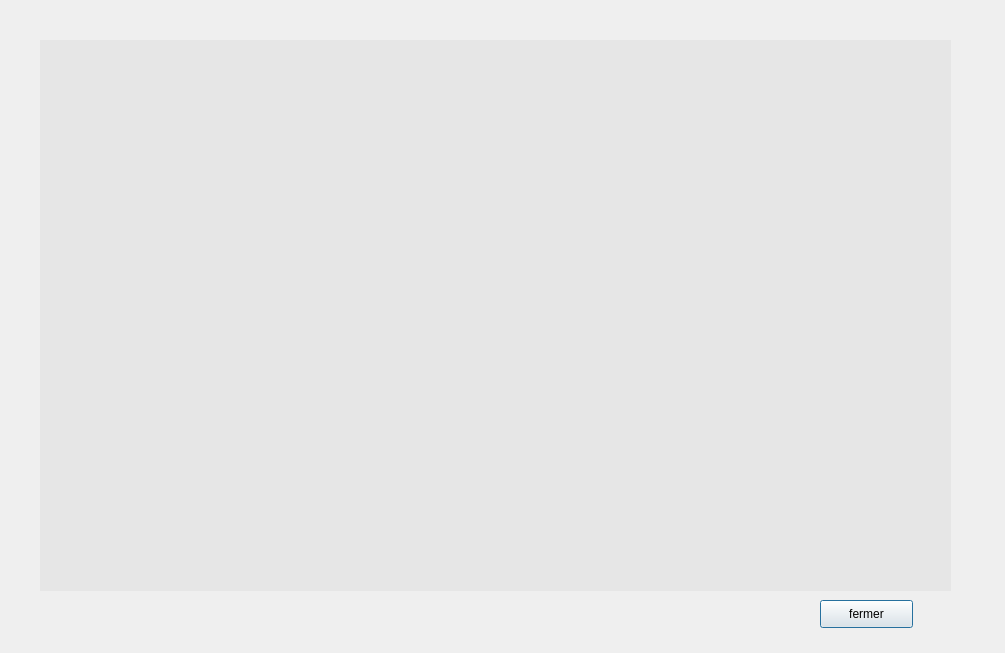
<?xml version="1.0" encoding="UTF-8"?>
<ui version="4.0">
 <class>dialog_stat</class>
 <widget class="QDialog" name="dialog_stat">
  <property name="geometry">
   <rect>
    <x>0</x>
    <y>0</y>
    <width>1005</width>
    <height>653</height>
   </rect>
  </property>
  <property name="windowTitle">
   <string>Dialog</string>
  </property>
  <widget class="QCustomPlot" name="plot" native="true">
   <property name="geometry">
    <rect>
     <x>40</x>
     <y>40</y>
     <width>911</width>
     <height>551</height>
    </rect>
   </property>
   <property name="styleSheet">
    <string notr="true">background-color: rgb(230, 230, 230);
font: 8pt &quot;Segoe MDL2 Assets&quot;;
</string>
   </property>
  </widget>
  <widget class="QPushButton" name="pushButton_Fermer">
   <property name="geometry">
    <rect>
     <x>820</x>
     <y>600</y>
     <width>93</width>
     <height>28</height>
    </rect>
   </property>
   <property name="text">
    <string>fermer</string>
   </property>
  </widget>
 </widget>
 <customwidgets>
  <customwidget>
   <class>QCustomPlot</class>
   <extends>QWidget</extends>
   <header location="global">qcustomplot.h</header>
   <container>1</container>
  </customwidget>
 </customwidgets>
 <resources/>
 <connections/>
</ui>
